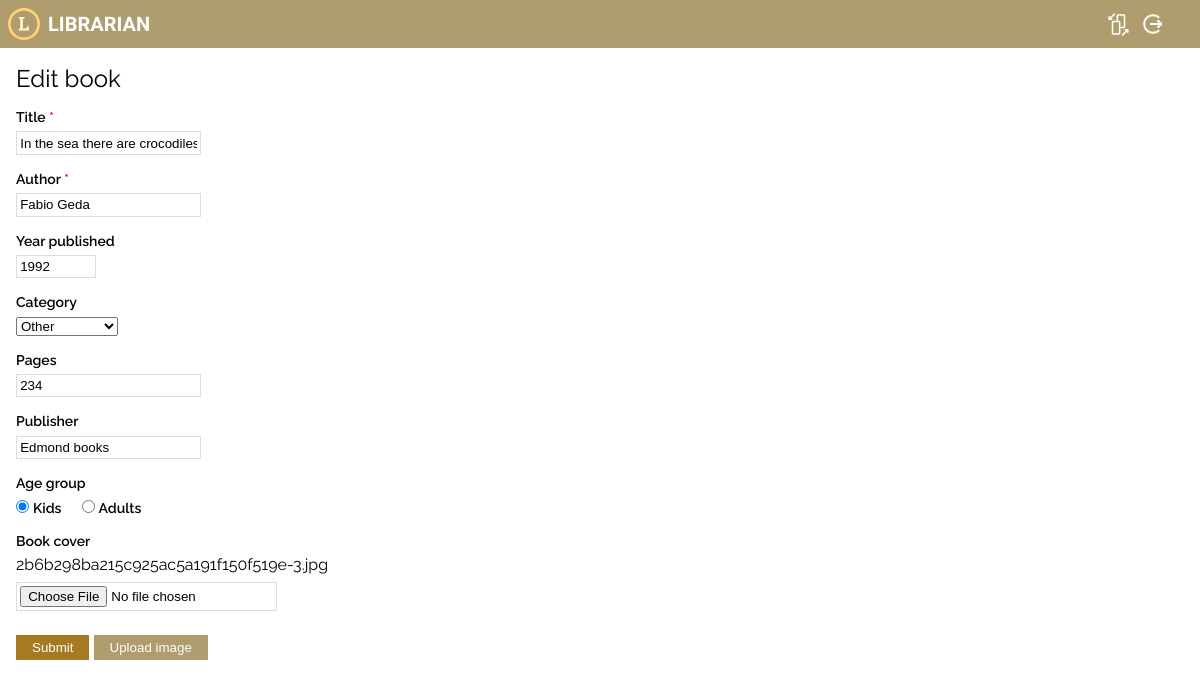
The app's page /admin/single-book-edit.php?id=1 (signed in) with its own data.
### tables this page shows
CREATE TABLE `book` (
  `id` int(11) NOT NULL,
  `author` varchar(100) DEFAULT NULL,
  `title` varchar(100) DEFAULT NULL,
  `year` year(4) DEFAULT NULL,
  `category` int(11) DEFAULT NULL,
  `pages` int(11) DEFAULT NULL,
  `publisher` varchar(100) DEFAULT NULL,
  `age_from` int(11) NOT NULL,
  `is_available` tinyint(1) NOT NULL,
  `image_file` varchar(255) DEFAULT NULL
);

### classes/Book.php (called while the page is built, shortened)
<?php
 class Book
 {
     public static function getBookById($conn, $id, $columns = "*") {
         $sql = "SELECT $columns FROM book WHERE id = :id";
         $stmt = $conn->prepare($sql);
         $stmt->bindValue(':id', $id, PDO::PARAM_INT);
        $stmt->setFetchMode(PDO::FETCH_CLASS, "Book");
         if ($stmt->execute()) {
             return $stmt->fetch();
         } else {
             echo "No data";
         }
     }
 }

### admin/includes/form.php (the view, shortened to what this page needs)
<form class="book-form" method="POST" enctype="multipart/form-data">
    <label for="title">Title <span class="required">*</span></label>
    <input name="title" value="<?= htmlspecialchars($book->title); ?>">
    <label for="author">Author <span class="required">*</span></label>
    <input name="author" value="<?= htmlspecialchars($book->author); ?>">
    <label for="year">Year published</label>
    <input type="number" name="year" min="-1000" max="2022" value="<?= htmlspecialchars($book->year); ?>">
    <label for="category">Category</label>
    <select name="category">
        <?php foreach ($book->categories as $idx => $category) : ?>
            <option value="<?= $category ?>"
             <?php if ($idx == $book->category) echo "selected"; ?>><?= ucfirst($category); ?></option>
        <?php endforeach; ?>
    </select>
    <label for="pages">Pages</label>
    <input name="pages" type="number" value="<?= htmlspecialchars($book->pages); ?>">
    <label for="publisher">Publisher</label>
    <input name="publisher" value="<?= htmlspecialchars($book->publisher); ?>">
    <div class="age-checkboxes">
        <label>Age group</label>
        <label><input type="radio" name="age" value="children" <?php if ($book->age_from == 0) echo "checked"; ?>>Kids</label>
        <label><input type="radio" name="age" value="adults" <?php if ($book->age_from == 1) echo "checked"; ?>>Adults</label>
    </div>
    <label for="image_file">Book cover</label>
    <p class="current-image-name"><?= $current_image_file; ?></p>
    <input type="file" name="image_file" id="image_file">
    <button class="submit" name="submit">Submit</button>
    <button class="upload" name="upload">Upload image</button>
</form>

### css/styles.css (style rules this page uses)
:root { --default-font: "Raleway"; --logo-font: 'Reem Kufi'; --primary-color: #AF9D6D; --secondary-color: #A67923; --singup-color: #ffcc25; --logout-color: #FFED4B; --faded-text-color: #ACACAC; --bright-background: #f1d7c0; --nd-row-background: #fff5ee; }
body { font-family: var(--default-font); }
* { padding: 0; margin: 0; }
label, input, select { display: block; }
label { font: 600 .875rem var(--default-font) ; margin-top: 1rem; margin-bottom: .4rem; }
input { padding: .2rem; border: 1px solid #ddd; }
input[type="radio"] { margin-right: 4px; }
.age-checkboxes label:not(:first-child) { display: inline; padding-right: 1rem; }
.age-checkboxes label input { display: inline; padding-left: 1rem; }
button.submit { margin-top: 1rem; padding: .3rem 1rem; border: none; background-color: var(--secondary-color); color: white; }
button.upload { margin-top: 1rem; padding: .3rem 1rem; border: none; background-color: var(--primary-color); color: white; }
.book-form { padding-left: 1rem; margin-bottom: 1rem; }
span.required { color: red; }
.current-image-name { padding-bottom: .5rem; }

### records on screen
book: title "In the sea there are crocodiles", author "Fabio Geda", year "1992", category "Other", pages "234", publisher "Edmond books", age_from "☑ Kids", age_from "☐ Adults", image_file "2b6b298ba215c925ac5a191f150f519e-3.jpg"
